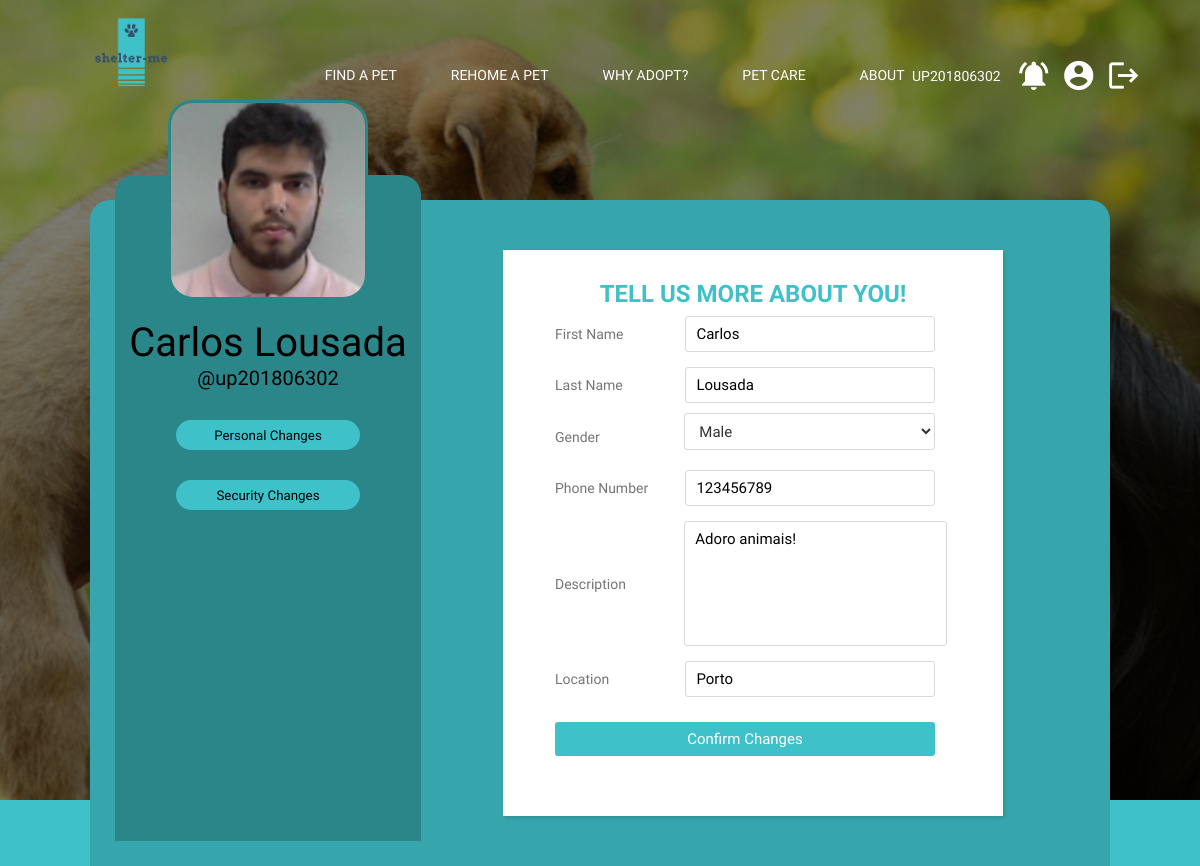
The page /pages/editprofile.php (signed in) on the database its author committed.
### tables this page shows
CREATE TABLE user (
    username     VARCHAR PRIMARY KEY,
    password     VARCHAR NOT NULL,
    firstname    VARCHAR,
    lastname     VARCHAR,
    gender       VARCHAR,
    phonenumber  INTEGER,
    aboutme      VARCHAR,
    city         VARCHAR,
    profilepicId INTEGER
);

CREATE TABLE images (
  id INTEGER PRIMARY KEY,
  title VARCHAR NOT NULL
);

### pages/editprofile.php (called while the page is built, shortened)
<?php
  include_once('../templates/tpl_editprofile.php');
  include_once('../includes/header.php');
  include_once('../database/db_user.php');
  $name = $_SESSION['username'];
  $user = getUser($name);
  $path = $user[0]['title'];
  draw_editprofile($user, $path);
?>

### database/db_user.php (called while the page is built, shortened)
<?php
  function getUser($name) {
    $db = Database::instance()->db();
    $stmt = $db->prepare("SELECT * FROM user INNER JOIN images on user.profilepicID = images.id WHERE username = ?");
    $stmt->execute(array($name));
    return $stmt->fetchAll();
  }
?>

### templates/tpl_editprofile.php (the view, shortened to what this page needs)
<?php function draw_editprofile($user, $path) { ?>
    <!DOCTYPE html>
    <html>
        <body>
            <div class="profilewrap">
                <div class="profilebackgroundBox">
                    <div class="profilemainInfo">
                        <div class = "profilepic">
                            <img src=<?=$path?> alt="profilepic"/>
                        </div>
                        <div class = "name">
                            <p> <?=$user[0]['firstname']?> <?=$user[0]['lastname']?> </p>
                        </div>
                        <div class = "userName">
                            <p> @<?=$user[0]['username']?> </p>
                        </div>
                        <div class = "profileChanges">
                            <button onclick="toggleForms('personal')" class="editbuttons">Personal Changes</button>
                        </div>
                        <div class = "profileChanges">
                            <button onclick="toggleForms('security')" class="editbuttons">Security Changes</button>
                        </div>
                        <div class = "emptyspace"> </div>
                    </div>
                    <div class="formwrapper">
                        <div class="title">
                            Tell Us More About You!
                        </div>
                        <div id="personalform" class="formloginedit">
                            <form method="post" action= "../actions/action_edituser.php" name="edit" class="input-group">
                                <div class="inputfield">
                                    <label>First Name</label>
                                    <input type="text" name="firstname" class="input" value=<?=$user[0]['firstname']?>>
                                </div>
                                <div class="inputfield">
                                    <label>Last Name</label>
                                    <input type="text" name="lastname" class="input" value=<?=$user[0]['lastname']?>>
                                </div>
                                <div class="inputfield">
                                    <label>Gender</label>
                                    <div class="custom_select" name="custom_select">
                                        <select name="gender">
                                            <option value="male" <?php if($user[0]['gender']=="male"){echo ' selected="selected"';}?>>Male</option>
                                        </select>
                                    </div>
                                </div>
                                <div class="inputfield" name="phonenumber">
                                    <label>Phone Number</label>
                                    <input type="text" name="phonenumber" class="input" value=<?=$user[0]['phonenumber']?>>
                                </div>
                                <div class="inputfield">
                                    <label>Description</label>
                                    <textarea class="textarea" name="aboutme" ><?=$user[0]['aboutme']?></textarea>
                                </div>
                                <div class="inputfield">
                                    <label>Location</label>
                                    <input type="text" class="input" name="city" value=<?=$user[0]['city']?>>
                                </div>
                                <div class="inputfield">
                                    <input type="submit" value="Confirm Changes" class="btn">
                                </div>
                            </form>
                        </div>
                    </div>
                </div>
                </div>
        </body>
    </html>
<?php } ?>

### css/style.css (style rules this page uses)
* { margin: 0; padding: 0; box-sizing: border-box; font-family: 'PT Sans Caption', sans-serif; }
body { font-family: roboto; background-color: #3fc1c9; }
.input-group { position: relative; top: -30.0px; width: 280px; transition: .5s; }
select { width:95%; height: 40px; color: #333333; background-color: white; border-radius: 5px; cursor: pointer; border: none; padding: 10px; position: relative; bottom: 25px; }
form { padding-top: 3%; padding-left: 5%; font-size: 150%; }
form input { float: right; margin-right: 5%; }
.profilebackgroundBox { background: #36a6ac; position: relative; width: 85%; height: 100%; margin: auto; border-radius: 20px 20px 0px 0px; position: relative; top: 200px; display: flex; }
.profilemainInfo { background: #2b868a; position: relative; width: 30%; border-radius: 20px 20px 0px 0px; position: relative; left: 25px; top: -25px; }
.profilemainInfo .profilepic { position: relative; bottom: 75px; border-radius: 25px; margin: 0 auto; text-align: center; }
.profilemainInfo .profilepic img { min-height: 200px; min-width: 200px; max-height: 200px; max-width: 200px; border-radius: 25px; border: solid #2b868a; object-fit: cover; }
.profilemainInfo .name { width: 100%; text-align: center; font-size: 40px; margin-top: -60px; }
.profilemainInfo .userName { width: 100%; text-align: center; font-size: 20px; }
.emptyspace { width: 100%; height: 100px; }
.profileChanges { width: 60%; cursor: pointer; text-align: center; display: flex; margin-left: 20%; margin-top: 20px; }
.profileChanges button { width: 100%; cursor: pointer; background-color: #3fc1c9; border-radius: 30px; box-shadow: inset 0 0 0 0 #3fc1c9; outline: none; border: none; height: 30px; margin-top: 10px; }
.formwrapper { max-width: 500px; width: 100%; background: #fff; margin: 50px auto; box-shadow: 2px 2px 4px rgba(0,0,0,0.125); padding: 30px; animation: drop 1.5s ease; }
.formwrapper .title { font-size: 24px; font-weight: 700; margin-bottom: 25px; color: #3fc1c9; text-transform: uppercase; text-align: center; }
.formwrapper .formloginedit { width: 100%; }
.formwrapper .formloginedit .inputfield { width: 400px; margin-bottom: 15px; display: flex; align-items: center; }
.formwrapper .formloginedit .inputfield label { width: 200px; color: #757575; margin-right: 10px; font-size: 14px; }
.formwrapper .formloginedit .inputfield .input { width: 100%; outline: none; border: 1px solid #d5dbd9; font-size: 15px; padding: 8px 10px; border-radius: 3px; transition: all 0.3s ease; }
.formwrapper .formloginedit .inputfield .textarea { width: 100px; outline: none; border: 1px solid #d5dbd9; font-size: 15px; padding: 8px 10px; border-radius: 3px; transition: all 0.3s ease; position: relative; right: 8px; }
.formwrapper .formloginedit .inputfield .textarea { width: 100%; height: 125px; resize: none; }
.formwrapper .formloginedit .inputfield .custom_select { position: relative; width: 90%; height: 37px; top: 20px; right: 20px; }
.formwrapper .formloginedit .inputfield .custom_select select { outline: none; width: 100%; height: 100%; border: 0px; padding: 8px 10px; font-size: 15px; border: 1px solid #d5dbd9; border-radius: 3px; }
.formwrapper .formloginedit .inputfield .btn { width: 100%; padding: 8px 10px; margin-top:10px; font-size: 15px; border: 0px; background: #3fc1c9; color: #fff; cursor: pointer; border-radius: 3px; outline: none; }
.formwrapper .formloginedit .inputfield:last-child { margin-bottom: 0; }

### rows shown on the page
user: images.title (picture), firstname "Carlos", lastname "Lousada", username "up201806302", gender "Male", phonenumber "123456789", aboutme "Adoro animais!", city "Porto"

### other values the page prints
$_SESSION['username'] "UP201806302"
